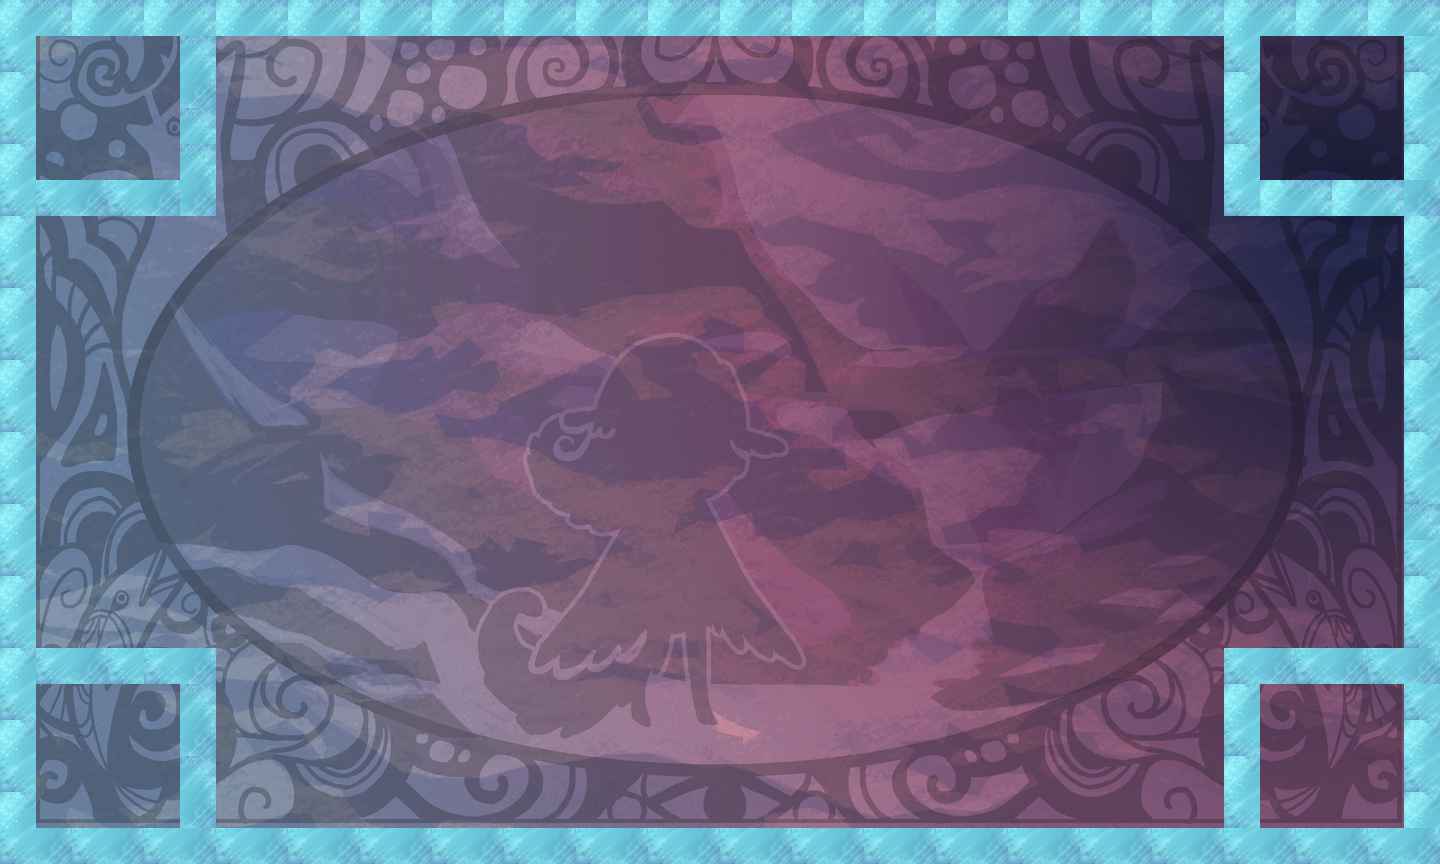

Below is a game level as drawn by its tile map, then a one-line description and the .tmx that defines it (tile-layer data replaced by summaries):
An orthogonal 40x24 tile map with 36x36 px tiles, 2 tile layers (bg, tiles), 4 tilesets.

<map version="1.0" orientation="orthogonal" width="40" height="24" tilewidth="36" tileheight="36">
 <properties>
  <property name="itemGoal" value="0" />
  <property name="itemSize" value="0" />
  <property name="moveObj" value="0" />
  <property name="playerLocation" value="!json! {&quot;x&quot;: 20, &quot;y&quot;:12 }" />
  <property name="tutorial" value="false" />
 </properties>
 <tileset firstgid="1" name="bg" tilewidth="1440" tileheight="864">
  <tileoffset x="-720" y="432" />
  <image source="../../art/bg.png" width="1440" height="864" />
 </tileset>
 <tileset firstgid="2" name="redWall" tilewidth="36" tileheight="36">
  <image source="../../art/redWall.png" width="72" height="72" />
  <tile id="0">
   <properties>
    <property name="bodyType" value="static" />
    <property name="collType" value="solid" />
    <property name="func" value="redWallCollision" />
    <property name="name" value="redWall" />
    <property name="physics:bounce" value="0" />
    <property name="physics:enabled" value="true" />
   </properties>
  </tile>
  <tile id="1">
   <properties>
    <property name="bodyType" value="static" />
    <property name="collType" value="solid" />
    <property name="func" value="redWallCollision" />
    <property name="name" value="redWall" />
    <property name="physics:bounce" value="0" />
    <property name="physics:enabled" value="true" />
   </properties>
  </tile>
  <tile id="2">
   <properties>
    <property name="bodyType" value="static" />
    <property name="collType" value="solid" />
    <property name="func" value="redWallCollision" />
    <property name="name" value="redWall" />
    <property name="physics:bounce" value="0" />
    <property name="physics:enabled" value="true" />
   </properties>
  </tile>
  <tile id="3">
   <properties>
    <property name="bodyType" value="static" />
    <property name="collType" value="solid" />
    <property name="func" value="redWallCollision" />
    <property name="name" value="redWall" />
    <property name="physics:bounce" value="0" />
    <property name="physics:enabled" value="true" />
   </properties>
  </tile>
 </tileset>
 <tileset firstgid="6" name="blueWall" tilewidth="36" tileheight="36">
  <image source="../../art/blueWall.png" width="72" height="72" />
  <tile id="0">
   <properties>
    <property name="bodyType" value="static" />
    <property name="collType" value="wall" />
    <property name="func" value="blueWallCollision" />
    <property name="name" value="blueWall" />
    <property name="physics:bounce" value="0" />
    <property name="physics:enabled" value="true" />
   </properties>
  </tile>
  <tile id="1">
   <properties>
    <property name="bodyType" value="static" />
    <property name="collType" value="wall" />
    <property name="func" value="blueWallCollision" />
    <property name="name" value="blueWall" />
    <property name="physics:bounce" value="0" />
    <property name="physics:enabled" value="true" />
   </properties>
  </tile>
  <tile id="2">
   <properties>
    <property name="bodyType" value="static" />
    <property name="collType" value="wall" />
    <property name="func" value="blueWallCollision" />
    <property name="name" value="blueWall" />
    <property name="physics:bounce" value="0" />
    <property name="physics:enabled" value="true" />
   </properties>
  </tile>
  <tile id="3">
   <properties>
    <property name="bodyType" value="static" />
    <property name="collType" value="wall" />
    <property name="func" value="blueWallCollision" />
    <property name="name" value="blueWall" />
    <property name="physics:bounce" value="0" />
    <property name="physics:enabled" value="true" />
   </properties>
  </tile>
 </tileset>
 <tileset firstgid="10" name="greenWall" tilewidth="36" tileheight="36">
  <image source="../../art/greenWall.png" width="72" height="72" />
  <tile id="0">
   <properties>
    <property name="bodyType" value="static" />
    <property name="collType" value="solid" />
    <property name="func" value="greenWallCollision" />
    <property name="name" value="greenWall" />
    <property name="physics:bounce" value="0" />
    <property name="physics:enabled" value="static" />
   </properties>
  </tile>
  <tile id="1">
   <properties>
    <property name="bodyType" value="static" />
    <property name="collType" value="solid" />
    <property name="func" value="greenWallCollision" />
    <property name="name" value="greenWall" />
    <property name="physics:bounce" value="0" />
    <property name="physics:enabled" value="true" />
   </properties>
  </tile>
  <tile id="2">
   <properties>
    <property name="bodyType" value="static" />
    <property name="collType" value="solid" />
    <property name="func" value="greenWallCollision" />
    <property name="name" value="greenWall" />
    <property name="physics:bounce" value="0" />
    <property name="physics:enabled" value="true" />
   </properties>
  </tile>
  <tile id="3">
   <properties>
    <property name="bodyType" value="static" />
    <property name="collType" value="solid" />
    <property name="func" value="greenWallCollision" />
    <property name="name" value="greenWall" />
    <property name="physics:bounce" value="0" />
    <property name="physics:enabled" value="true" />
   </properties>
  </tile>
 </tileset>
 <layer name="bg" width="40" height="24">
  <data>[960 cells, 1 non-empty, 1 distinct tile ids]</data>
 </layer>
 <layer name="tiles" width="40" height="24">
  <data>[960 cells, 160 non-empty, 4 distinct tile ids]</data>
 </layer>
</map>
